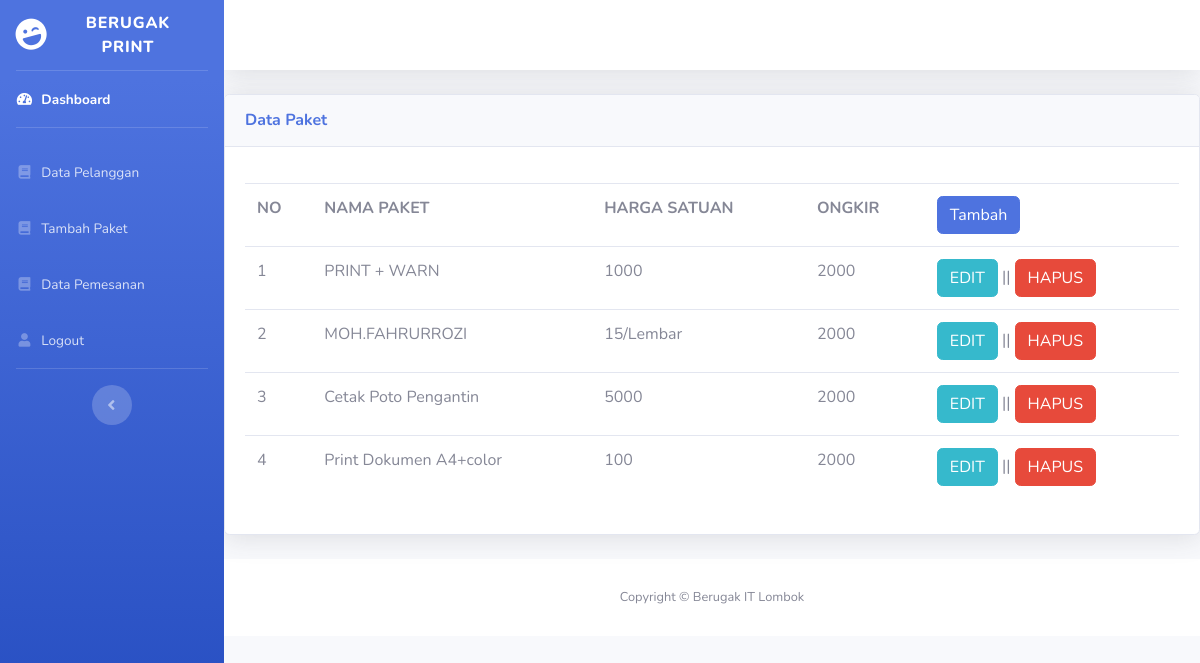
The page /admin/paket_harga.php on the database its author committed.
### tables this page shows
CREATE TABLE `tb_paket` (
  `id_paket` int(11) NOT NULL,
  `nama_paket` varchar(100) NOT NULL,
  `harga_satuan` varchar(20) NOT NULL,
  `ongkir` varchar(20) NOT NULL
);

### admin/paket_harga.php (the view, shortened to what this page needs)
  <!DOCTYPE html>
<html lang="en">
<head>
  <link href="../vendor/fontawesome-free/css/all.min.css" rel="stylesheet" type="text/css">
  <link href="../css/sb-admin-2.min.css" rel="stylesheet">
</head>
<body id="page-top">
  <div id="wrapper">
    <ul class="navbar-nav bg-gradient-primary sidebar sidebar-dark accordion" id="accordionSidebar">
      <a class="sidebar-brand d-flex align-items-center justify-content-center" href="#">
        <div class="sidebar-brand-icon rotate-n-15">
          <i class="fas fa-laugh-wink"></i>
        </div>
        <div class="sidebar-brand-text mx-3">Berugak Print</div>
      </a>
      <hr class="sidebar-divider my-0">
      <li class="nav-item active">
        <a class="nav-link" href="#">
          <i class="fas fa-fw fa-tachometer-alt"></i>
          <span>Dashboard</span></a>
      </li>
      <hr class="sidebar-divider">
      <li class="nav-item">
        <a class="nav-link" href="data_pelanggan.php">
          <i class="fas fa-fw fa-book"></i>
          <span>Data Pelanggan</span></a>
      </li>
      <li class="nav-item">
        <a class="nav-link" href="paket_harga.php">
          <i class="fas fa-fw fa-book"></i>
          <span>Tambah Paket</span></a>
      </li>
      <li class="nav-item">
        <a class="nav-link" href="data_pesanan.php">
          <i class="fas fa-fw fa-book"></i>
          <span>Data Pemesanan</span></a>
      </li>
      <li class="nav-item">
        <a class="nav-link" href="logout.php">
          <i class="fas fa-fw fa-user"></i>
          <span>Logout</span></a>
      </li>
      <hr class="sidebar-divider d-none d-md-block">
      <div class="text-center d-none d-md-inline">
        <button class="rounded-circle border-0" id="sidebarToggle"></button>
      </div>
    </ul>
    <div id="content-wrapper" class="d-flex flex-column">
      <div id="content">
        <nav class="navbar navbar-expand navbar-light bg-white topbar mb-4 static-top shadow">
</nav>
<div class="card shadow mb-4">
            <div class="card-header py-3">
              <h6 class="m-0 font-weight-bold text-primary">Data Paket</h6>
            </div>
            <div class="card-body">
              <div class="table-responsive">
                <table class="table table-bordered" id="dataTable" width="100%" cellspacing="0">
<thead>
<table class="table table-hover">
        <div>
            <th>NO</th>
            <th>NAMA PAKET</th>
            <TH>HARGA SATUAN</TH>
            <TH>ONGKIR</TH>
            <TH><a href="tambah.paket.php" class="btn btn-primary">Tambah</a></TH>
        </div>
        <?php
    include '../config.php';
    $no = 1;
    $data = mysqli_query($koneksi,"select * from tb_paket");
    while($d = mysqli_fetch_array($data)){
    ?>
    <tr>
    <td><?php echo $no++; ?></td>
    <td><?php echo $d['nama_paket']; ?></td>
    <td><?php echo $d['harga_satuan']; ?></td>
    <td><?php echo $d['ongkir']; ?></td>
    <td>
    <a href="aksi/edit_paket.php?id_paket=<?php echo $d['id_paket']; ?>" class="btn btn-info">EDIT</a> ||
    <a href="aksi/hapus_paket.php?id_paket=<?php echo $d['id_paket']; ?>" class="btn btn-danger ">HAPUS</a>
    </td>
    </tr>
    <?php
    }
    ?>
    </thead>
        </table>
</div>
  </div>
</div>
      <footer class="sticky-footer bg-white">
        <div class="container my-auto">
          <div class="copyright text-center my-auto">
            <span>Copyright &copy; Berugak IT Lombok</span>
          </div>
        </div>
      </footer>
    </div>
  </div>
</body>
</html>

### rows shown on the page
tb_paket: nama_paket "PRINT + WARN", harga_satuan "1000", ongkir "2000"
tb_paket: nama_paket "MOH.FAHRURROZI", harga_satuan "15/Lembar", ongkir "2000"
tb_paket: nama_paket "Cetak Poto Pengantin", harga_satuan "5000", ongkir "2000"
tb_paket: nama_paket "Print Dokumen A4+color", harga_satuan "100", ongkir "2000"
